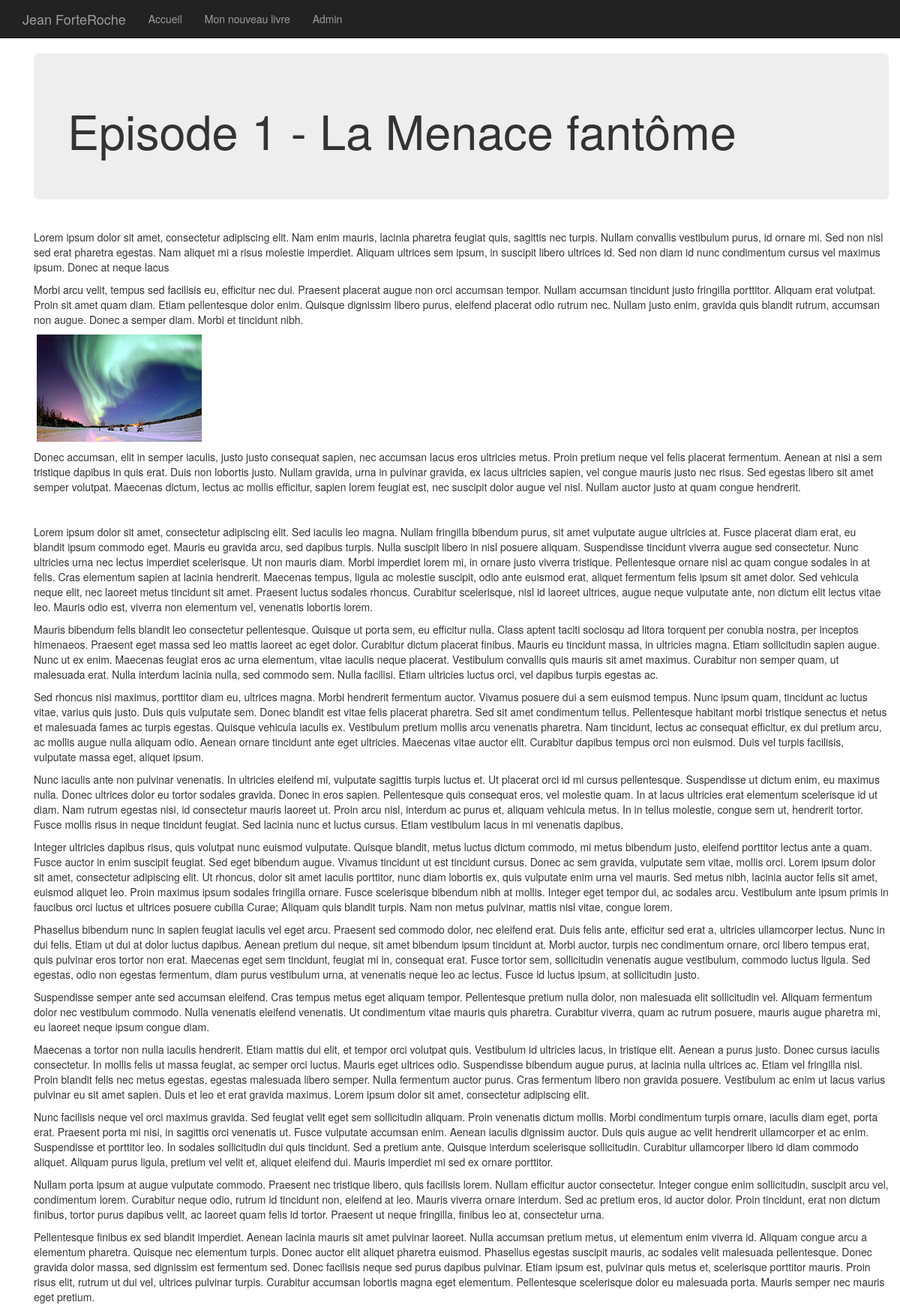
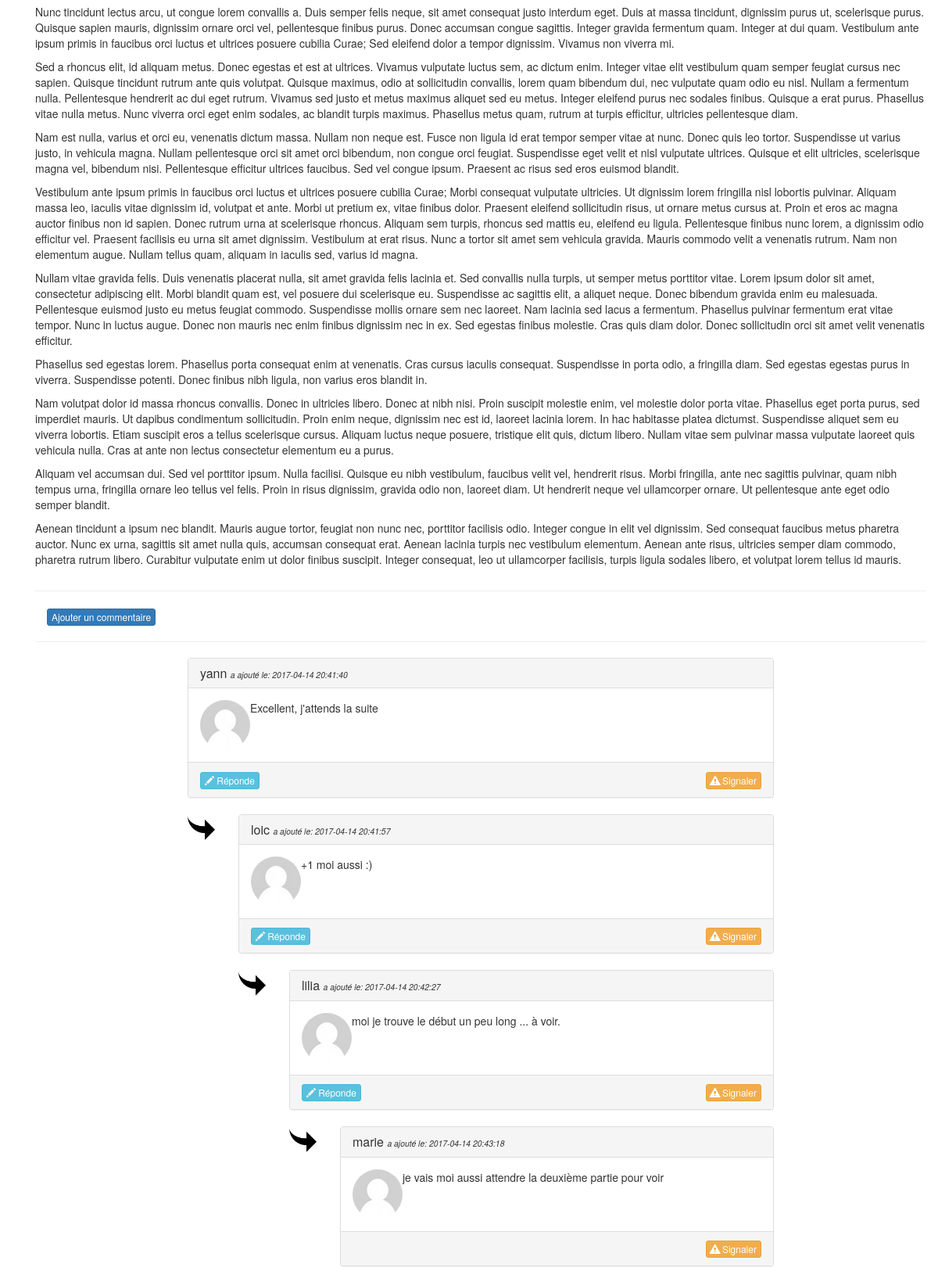
/post/6 (upper part), run on the app's committed database (2 pictures, top to bottom).
### tables this page shows
CREATE TABLE `t_billet` (
  `BIL_ID` int(11) NOT NULL AUTO_INCREMENT,
  `BIL_DATE` datetime NOT NULL,
  `BIL_TITRE` varchar(100) NOT NULL,
  `BIL_CONTENU` text NOT NULL,
  `BIL_STATUS` int(11) NOT NULL DEFAULT '0',
  PRIMARY KEY (`BIL_ID`)
);

CREATE TABLE `t_commentaire` (
  `COM_ID` int(11) NOT NULL AUTO_INCREMENT,
  `COM_DATE` datetime NOT NULL,
  `COM_AUTEUR` varchar(100) NOT NULL,
  `COM_CONTENU` varchar(200) NOT NULL,
  `BIL_ID` int(11) NOT NULL,
  `PARENT_ID` int(11) NOT NULL DEFAULT '0',
  `t_commentairecol` varchar(45) DEFAULT NULL,
  `LEVEL` int(11) NOT NULL DEFAULT '0',
  `COM_ALERT` int(11) NOT NULL DEFAULT '0',
  PRIMARY KEY (`COM_ID`),
  KEY `fk_com_bil` (`BIL_ID`),
  CONSTRAINT `fk_com_bil` FOREIGN KEY (`BIL_ID`) REFERENCES `t_billet` (`BIL_ID`)
);

### Core/Lib/Controller.php (called while the page is built, shortened)
<?php
class Controller
{
    protected function render($repository, $view, $variables = []){
        $dossier = ucfirst($repository);
        $fichier = ucfirst($view);
        extract($variables);
        require (ROOT . '/Web/' . $dossier . '/View/View' . $fichier . '.php');
    }
}

### Core/Lib/App.php (called while the page is built, shortened)
<?php
class App {
    private $router;
    private $requestFactory;
    public function __construct(array $config)
    {
        $this->router = new Router($config);
        $this->requestFactory = new RequestFactory();
    }
    public function run()
    {
            $request = $this->requestFactory->buildRequest(array_key_exists('url',$_GET) ? $_GET['url'] : '');
            $route = $this->router->findRoute($request->getUrl());
            try
            {
                $controller = $route->getController();
                $action = $route->getAction();
                $controller->$action();
            }
            catch(NotFoundException $e)
            {
                $e->getError404();
            }
            catch (\Exception $e)
            {
                $error = new NotFoundException();
                $error->getError500();
            }
    }
}

### index.php (called while the page is built, shortened)
<?php
$config = [];
$app = new \Core\Lib\App($config);
$app->run();

### Core/Lib/Connexion.php (called while the page is built, shortened)
<?php
class Connexion
{
    private $PDOInstance = null;
    static $instance = null;
    public function __construct()
    {
            $this->PDOInstance = new \PDO('mysql:dbname='.self::DBNAME.';charset=utf8;host='.self::HOST,self::USER ,self::PASS,array(
                \PDO::MYSQL_ATTR_INIT_COMMAND => "SET NAMES 'utf8'",
                \PDO::ATTR_ERRMODE => \PDO::ERRMODE_EXCEPTION,
                \PDO::ATTR_DEFAULT_FETCH_MODE => \PDO::FETCH_OBJ,
            ));
    }
    public static function getInstance()
    {
        if(is_null(self::$instance))
        {
            self::$instance = new Connexion();
        }
        return self::$instance;
    }
    public function getQuery($query)
    {
        return $this->PDOInstance->query($query);
    }
}

### Core/Lib/Router/Request.php (called while the page is built, shortened)
<?php
class Request
{
    private $url;
    public $method;
    public $parameters = [];
    private function setUrl($url)
    {
        $this->url = $url;
    }
    private function setParameters()
    {
        $parameters= explode('/', $this->url);
        array_shift($parameters);
        $this->parameters = $parameters;
    }
    public function getParameters()
    {
        return $this->parameters;
    }
    public function getBlogParameters()
    {
        return $this->parameters[0];
    }
    public function getMethod()
    {
        return $this->method;
    }
    private function setMethod($method)
    {
        $this->method = $method;
    }
}

### Core/Lib/Router/RequestFactory.php (called while the page is built, shortened)
<?php
class RequestFactory
{
    public function buildRequest($url)
    {
        $request = new Request(array_key_exists('url',$_GET) ? $_GET['url'] : '');
        $request->getMethod();
        $request->getParameters();
        return $request;
    }
}

### Core/Lib/DatabaseRepository.php (called while the page is built, shortened)
<?php
class DatabaseRepository
{
    function __construct()
    {
        $this->db = Connexion::getInstance();
    }
}

### Web/Blog/Model/ModelPosts.php (called while the page is built, shortened)
<?php
class ModelPosts extends DatabaseRepository implements PostsGateway
{
    public function findPost($id)
    {
        $post = $this->db->getQuery('SELECT * FROM t_billet WHERE bil_id = ' . $id)->fetch(\PDO::FETCH_OBJ);
            return $post;
    }
}

### Web/Blog/Model/ModelComments.php (called while the page is built, shortened)
<?php
class ModelComments extends DatabaseRepository implements CommentsGateway
{
    public function findCommentsLevel0FromPost($id)
    {
        return $this->db->getQuery('SELECT * FROM t_commentaire WHERE BIL_ID = ' . $id . ' AND parent_id = 0')->fetchAll(\PDO::FETCH_OBJ);
    }
    public function findChildComments($id)
    {
        return $this->db->getQuery('SELECT * FROM t_commentaire WHERE parent_id = ' . $id)->fetchAll(\PDO::FETCH_OBJ);
    }
    public function findAllCommentsFromPost($id)
    {
        $comments = [];
        foreach ($this->findCommentsLevel0FromPost($id) as $level0)
        {
            $comments[] = $level0;
            foreach ($this->findChildComments($level0->COM_ID) as $level1)
            {
                $comments[] = $level1;
                foreach ($this->findChildComments($level1->COM_ID) as $level2)
                {
                    $comments[] = $level2;
                    foreach ($this->findChildComments($level2->COM_ID) as $level3)
                    {
                        $comments[] = $level3;
                    }
                }
            }
        }
        return $comments;
    }
}

### Web/Blog/View/ViewComment.php (the view, shortened to what this page needs)
<?php foreach ($comments as $comment)
{
    $largueur = 12 - $comment->LEVEL;
?>
    <div class="row">
        <?php if($comment->LEVEL > 0){ ?>
        <div class="col-xs-1  col-xs-offset-<?= $comment->LEVEL - 1; ?> col-md-1 col-md-offset-<?= $comment->LEVEL - 1; ?>">
            <img src="/jean-forteroche/Core/Assets/img/arrow-response-64x64.png" class="img-responsive " alt="reponse">
        </div>
        <?php } ?>
        <div class="col-xs-<?= $largueur; ?> col-md-<?= $largueur; ?> ">
            <div id="post<?= $comment->COM_ID ?>" class= "<?= $comment->COM_ALERT == "0" ? "panel panel-default" : "panel panel-danger" ?>" >
                <div class="panel-heading">
                    <h1 class="panel-title"><?= $comment->COM_AUTEUR; ?> <small><i>a ajouté le: <?= $comment->COM_DATE; ?></i></small></h1>
                </div>
                <div class="panel-body">
                    <div class="pull-left">
                        <img src="/jean-forteroche/Core/Assets/img/avatar-tiny.jpg" class="media-object img-circle" alt="Utilisateur">
                    </div>
                    <div>
                        <?= $comment->COM_CONTENU; ?>
                    </div>
                </div>
                <div class="panel-footer clearfix">
                    <?php if ($comment->LEVEL < 3) { ?>
                        <button name="addResponse" class="btn btn-info btn-xs btn-response" value="<?= $comment->COM_ID ?>"><span class="glyphicon glyphicon-pencil"></span> Réponde</a></button>
                    <?php } ?>
                    <div class="pull-right">
                        <?php if ($comment->COM_ALERT == 0) { ?>
                            <form action="#" method="post">
                                <button id="alert<?= $comment->COM_ID ?>" name="alertComment" value="<?= $comment->COM_ID ?>" class="btn btn-warning btn-xs btn-alert"><span class="glyphicon glyphicon-alert"></span> Signaler</button>
                            </form>
                        <?php } ?>
                    </div>
                </div>
            </div>
        </div>
        <div class="col-xs-12 col-md-12">
        </div>
    </div>
<?php } ?>

### Web/Blog/View/ViewPostDetail.php (shortened to what this page needs)
<div class="container">
    <div class="jumbotron">
        <div class="row">
            <H1><?= $post->BIL_TITRE ?></H1>
        </div>
    </div>
    <div class="media">
        <div class="media-body">
            <p><?= $post->BIL_CONTENU ?></p>
        </div>
    </div>
<hr>
    <div class="row">
        <div class="col-xs-12 col-md-12">
            <div class="col-xs-12 col-md-6">
                <button type="button" id="viewAddComment" class="btn btn-primary btn-xs">Ajouter un commentaire</button>
            </div>
        </div>
    </div>
<hr>
    <div class="row" id="allComments">
        <div class="col-xs-12 col-md-8 col-md-offset-2">
            <?php include ('ViewComment.php'); ?>
        </div>
    </div>
</div>

### Core/Assets/css/styles.css (style rules this page uses)
body { padding-top: 70px; }

### data on the page
t_billet: BIL_TITRE "Episode 1 - La Menace fantôme", BIL_CONTENU "Lorem ipsum dolor sit amet, consectetur adipiscing elit. Nam enim mauris, lacinia pharetra feugiat quis, sagittis nec turpis. Nullam convallis vestibulum purus, id ornare mi. Sed non nisl sed erat pharetra egestas. Nam aliquet mi a risus molestie imperdiet. Aliquam ultrices sem ipsum, in suscipit libero ultrices id. Sed non diam id nunc condimentum cursus vel maximus ipsum. Donec at neque lacus Morbi arcu velit, tempus sed facilisis eu, efficitur nec dui. Praesent placerat augue non orci accumsan tempor. Nullam accumsan tincidunt justo fringilla porttitor. Aliquam erat volutpat. Proin sit amet quam diam. Etiam pellentesque dolor enim. Quisque dignissim libero purus, eleifend placerat odio…", BIL_CONTENU (picture)
t_commentaire: COM_AUTEUR "yann", COM_DATE "2017-04-14 20:41:40", COM_CONTENU "Excellent, j'attends la suite", $comment->COM_ID 1 (drawn)
t_commentaire: COM_AUTEUR "loic", COM_DATE "2017-04-14 20:41:57", COM_CONTENU "+1 moi aussi :)", $comment->COM_ID 2 (drawn)
t_commentaire: COM_AUTEUR "lilia", COM_DATE "2017-04-14 20:42:27", COM_CONTENU "moi je trouve le début un peu long ... à voir.", $comment->COM_ID 3 (drawn)
t_commentaire: COM_AUTEUR "marie", COM_DATE "2017-04-14 20:43:18", COM_CONTENU "je vais moi aussi attendre la deuxième partie pour voir", $comment->COM_ID 5 (drawn)
